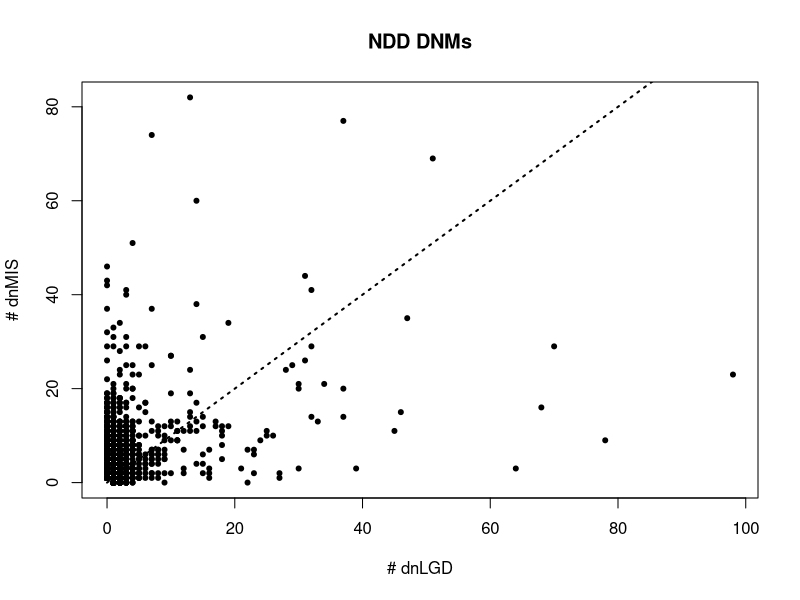

Generate this figure with R:

# load packages; install first if not
#install.packages("tidyverse")
#library(dplyr)
library(tidyverse)

# NDD
mydat <- read.table("data_for_Figure3c.txt", header = T)
plot(mydat$dnMIS ~ mydat$dnLGD, main = "NDD DNMs", xlab = "# dnLGD", ylab = "# dnMIS", pch = 20)
segments(0,0, 100,100, lty = 3, lwd = 2, col = "black")
# change ARID1B dnLGD from 118 to 98 for easy plot

# downstream editing was done in the Adobe Illustrator